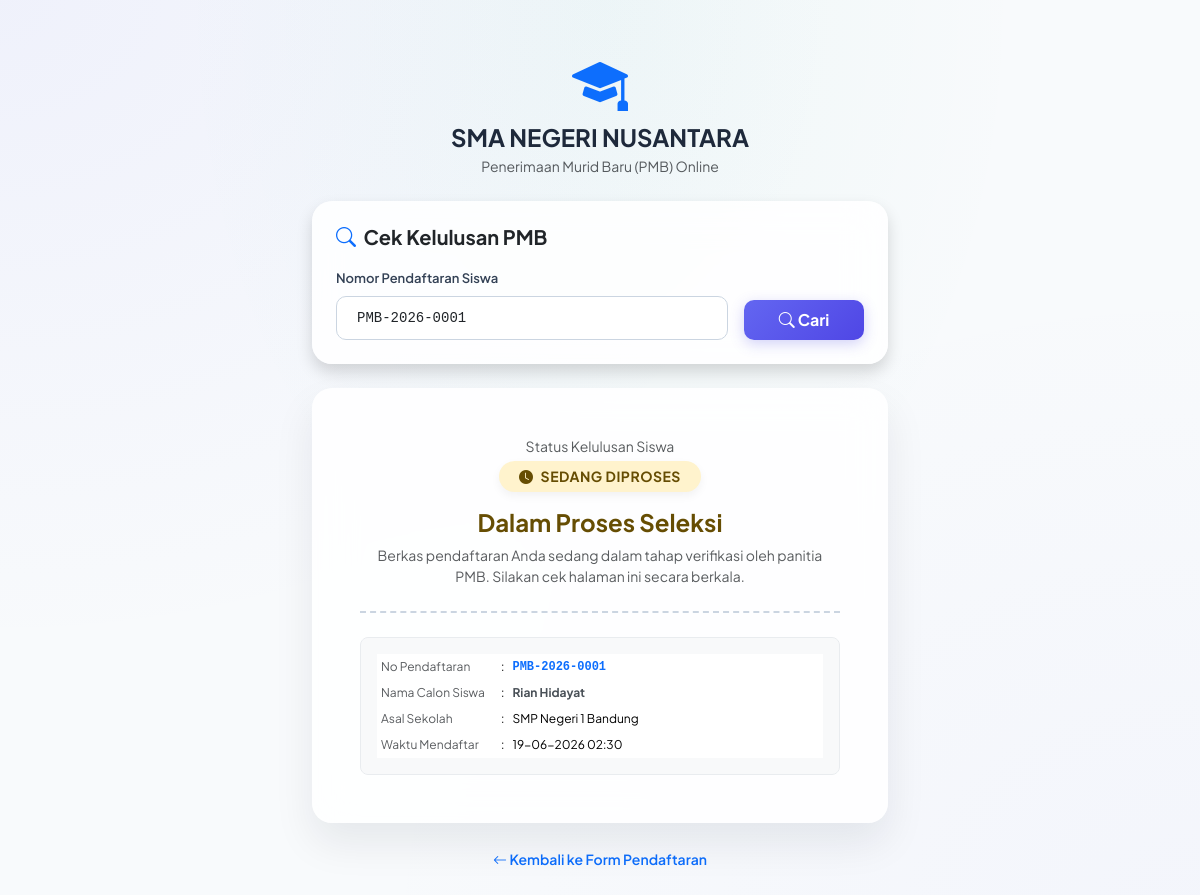
Page /pmb/status.php?no=PMB-2026-0001 on the committed database.
### tables this page shows
CREATE TABLE IF NOT EXISTS `pengaturan` (
  `id` INT PRIMARY KEY DEFAULT 1,
  `nama_sekolah` VARCHAR(100) NOT NULL,
  `alamat_sekolah` TEXT NOT NULL,
  `no_telp` VARCHAR(20) NOT NULL,
  `email_sekolah` VARCHAR(100) NOT NULL,
  `website` VARCHAR(100) DEFAULT NULL,
  `logo` VARCHAR(255) DEFAULT NULL,
  `nama_kepsek` VARCHAR(100) NOT NULL,
  `nip_kepsek` VARCHAR(50) NOT NULL,
  `nama_bendahara` VARCHAR(100) NOT NULL,
  `nip_bendahara` VARCHAR(50) NOT NULL,
  `nama_bank` VARCHAR(100) DEFAULT NULL,
  `nama_rekening` VARCHAR(100) DEFAULT NULL,
  `nomor_rekening` VARCHAR(50) DEFAULT NULL,
  `pmb_status` ENUM('Buka', 'Tutup') DEFAULT 'Tutup',
  `pmb_mulai` DATE DEFAULT NULL,
  `pmb_selesai` DATE DEFAULT NULL,
  `pmb_kuota` INT DEFAULT 100,
  CONSTRAINT `chk_single_row` CHECK (`id` = 1)
);

CREATE TABLE IF NOT EXISTS `pmb_pendaftar` (
  `id` INT AUTO_INCREMENT PRIMARY KEY,
  `no_pendaftaran` VARCHAR(25) UNIQUE NOT NULL,
  `nama` VARCHAR(100) NOT NULL,
  `jenis_kelamin` ENUM('L', 'P') NOT NULL,
  `tempat_lahir` VARCHAR(50) NOT NULL,
  `tanggal_lahir` DATE NOT NULL,
  `asal_sekolah` VARCHAR(100) NOT NULL,
  `nama_ortu` VARCHAR(100) NOT NULL,
  `no_hp` VARCHAR(20) NOT NULL,
  `alamat` TEXT NOT NULL,
  `status` ENUM('Pending', 'Diterima', 'Ditolak') NOT NULL DEFAULT 'Pending',
  `dokumen_bukti` VARCHAR(255) DEFAULT NULL,
  `token` VARCHAR(64) UNIQUE NOT NULL,
  `siswa_id` INT DEFAULT NULL,
  `pmb_akun_id` INT DEFAULT NULL,
  `catatan_panitia` TEXT DEFAULT NULL,
  `created_at` TIMESTAMP DEFAULT CURRENT_TIMESTAMP,
  FOREIGN KEY (`siswa_id`) REFERENCES `siswa`(`id`) ON DELETE SET NULL,
  FOREIGN KEY (`pmb_akun_id`) REFERENCES `pmb_akun`(`id`) ON DELETE CASCADE
);

### pmb/status.php (the view, shortened to what this page needs)
<?php
$path_prefix = '../';
require_once $path_prefix . 'config/db.php';
$no_pendaftaran = isset($_GET['no']) ? trim($_GET['no']) : '';
$pendaftar = null;
$searched = false;
$error = '';
$settings = null;
try {
    $settings = $pdo->query("SELECT * FROM pengaturan WHERE id = 1")->fetch();
} catch (PDOException $e) {
}
if (!empty($no_pendaftaran)) {
    $searched = true;
    try {
        $stmt = $pdo->prepare("SELECT * FROM pmb_pendaftar WHERE no_pendaftaran = ?");
        $stmt->execute([$no_pendaftaran]);
        $pendaftar = $stmt->fetch();
    } catch (PDOException $e) {
        $error = 'Kesalahan database: ' . $e->getMessage();
    }
}
?>
<!DOCTYPE html>
<html lang="id">
<head>
    <link href="https://cdn.jsdelivr.net/npm/bootstrap@5.3.2/dist/css/bootstrap.min.css" rel="stylesheet">
    <link href="https://cdn.jsdelivr.net/npm/bootstrap-icons@1.11.2/font/bootstrap-icons.min.css" rel="stylesheet">
</head>
<body class="py-4 py-md-5">
<div class="container" style="max-width: 600px;">
    <div class="text-center mb-4">
        <?php if (!empty($settings['logo']) && file_exists('../' . $settings['logo'])): ?>
            <img src="../<?php echo htmlspecialchars($settings['logo']); ?>" alt="Logo" style="height: 60px;" class="mb-2">
        <?php else: ?>
            <i class="bi bi-mortarboard-fill text-primary display-4 mb-2 d-inline-block"></i>
        <?php endif; ?>
        <h4 class="fw-bold mb-1"><?php echo htmlspecialchars($settings['nama_sekolah'] ?? 'Master Data Sekolah'); ?></h4>
        <p class="text-muted small">Penerimaan Murid Baru (PMB) Online</p>
    </div>
    <div class="card pmb-card border-0 mb-4 p-4 shadow">
        <h5 class="fw-bold mb-3"><i class="bi bi-search text-primary me-1"></i> Cek Kelulusan PMB</h5>
        <form method="GET" action="">
            <div class="row g-3 align-items-end">
                <div class="col-12 col-md-9">
                    <label for="no" class="form-label">Nomor Pendaftaran Siswa</label>
                    <input type="text" class="form-control text-uppercase font-monospace" id="no" name="no" value="<?php echo htmlspecialchars($no_pendaftaran); ?>" placeholder="Contoh: PMB-2026-0001" required autocomplete="off">
                </div>
                <div class="col-12 col-md-3">
                    <button type="submit" class="btn btn-primary w-100 fw-bold py-2"><i class="bi bi-search"></i> Cari</button>
                </div>
            </div>
        </form>
    </div>
    <?php if ($searched): ?>
        <?php if (!empty($error)): ?>
            <div class="alert alert-danger py-3 shadow-sm rounded-3 border-danger border-opacity-10 d-flex gap-2 align-items-center" role="alert">
                <i class="bi bi-exclamation-triangle-fill fs-5 text-danger"></i>
                <span class="small"><?php echo htmlspecialchars($error); ?></span>
            </div>
        <?php elseif ($pendaftar): ?>
            <div class="card pmb-card border-0 p-4 p-md-5">
                <div class="status-header text-center mb-4 pb-4">
                    <span class="text-muted small d-block mb-1">Status Kelulusan Siswa</span>
                    <?php if ($pendaftar['status'] === 'Diterima'): ?>
                        <div class="mb-3">
                            <span class="badge bg-success-subtle text-success status-badge text-uppercase"><i class="bi bi-check-circle-fill me-1"></i> Diterima</span>
                        </div>
                        <h4 class="fw-bold text-success mb-2">Selamat, Anda Lulus PMB!</h4>
                        <p class="text-muted small mb-0">Selamat bergabung di **<?php echo htmlspecialchars($settings['nama_sekolah'] ?? 'sekolah kami'); ?>**. Silakan hubungi tata usaha untuk penyelesaian administrasi daftar ulang.</p>
                    <?php else: ?>
                        <div class="mb-3">
                            <span class="badge bg-warning-subtle text-warning-emphasis status-badge text-uppercase"><i class="bi bi-clock-fill me-1"></i> Sedang Diproses</span>
                        </div>
                        <h4 class="fw-bold text-warning-emphasis mb-2">Dalam Proses Seleksi</h4>
                        <p class="text-muted small mb-0">Berkas pendaftaran Anda sedang dalam tahap verifikasi oleh panitia PMB. Silakan cek halaman ini secara berkala.</p>
                    <?php endif; ?>
                </div>
                <div class="table-responsive bg-light p-3 rounded-3 border border-light-subtle small mb-0">
                    <table class="table table-sm table-borderless mb-0" style="font-size: 12px;">
                        <tr>
                            <td class="text-muted py-1" style="width: 120px;">No Pendaftaran</td>
                            <td class="py-1" style="width: 10px;">:</td>
                            <td class="fw-bold font-monospace py-1 text-primary"><?php echo htmlspecialchars($pendaftar['no_pendaftaran']); ?></td>
                        </tr>
                        <tr>
                            <td class="text-muted py-1">Nama Calon Siswa</td>
                            <td class="py-1">:</td>
                            <td class="fw-bold text-dark-emphasis py-1"><?php echo htmlspecialchars($pendaftar['nama']); ?></td>
                        </tr>
                        <tr>
                            <td class="text-muted py-1">Asal Sekolah</td>
                            <td class="py-1">:</td>
                            <td class="py-1"><?php echo htmlspecialchars($pendaftar['asal_sekolah']); ?></td>
                        </tr>
                        <tr>
                            <td class="text-muted py-1">Waktu Mendaftar</td>
                            <td class="py-1">:</td>
                            <td class="py-1"><?php echo date('d-m-Y H:i', strtotime($pendaftar['created_at'])); ?></td>
                        </tr>
                    </table>
                </div>
            </div>
        <?php endif; ?>
    <?php endif; ?>
    <div class="text-center mt-4 no-print">
        <a href="daftar.php" class="text-decoration-none small fw-semibold"><i class="bi bi-arrow-left"></i> Kembali ke Form Pendaftaran</a>
    </div>
</div>
</body>
</html>

### pmb/status.php (style rules this page uses)
:root { --primary-color: #4f46e5; --primary-gradient: linear-gradient(135deg, #6366f1 0%, #4f46e5 100%); --card-shadow: 0 20px 40px rgba(15, 23, 42, 0.08); }
body { background-color: #f8fafc; background-image: radial-gradient(at 0% 0%, rgba(99, 102, 241, 0.06) 0px, transparent 50%), radial-gradient(at 50% 0%, rgba(16, 185, 129, 0.04) 0px, transparent 50%), radial-gradient(at 100% 100%, rgba(99, 102, 241, 0.03) 0px, transparent 50%); min-height: 100vh; font-family: 'Plus Jakarta Sans', system-ui, -apple-system, sans-serif; color: #1e293b; }
.pmb-card { background: rgba(255, 255, 255, 0.85); backdrop-filter: blur(20px); border-radius: 20px; box-shadow: var(--card-shadow); border: 1px solid rgba(255, 255, 255, 0.5); overflow: hidden; }
.form-label { font-weight: 600; color: #334155; font-size: 13px; }
.form-control { border-radius: 10px; padding: 0.65rem 1.25rem; border-color: #cbd5e1; font-size: 14px; }
.btn-primary { background: var(--primary-gradient); border: none; border-radius: 10px; font-weight: 600; padding: 0.65rem 1.5rem; box-shadow: 0 4px 14px rgba(79, 70, 229, 0.25); }
.status-header { border-bottom: 2px dashed #cbd5e1; padding-bottom: 20px; position: relative; }
.status-badge { font-size: 14px; padding: 8px 20px; border-radius: 50px; font-weight: 700; letter-spacing: 0.5px; box-shadow: 0 4px 10px rgba(0, 0, 0, 0.05); }

### rows in the picture
pengaturan: nama_sekolah "SMA NEGERI NUSANTARA"
pmb_pendaftar: no_pendaftaran "PMB-2026-0001", nama "Rian Hidayat", asal_sekolah "SMP Negeri 1 Bandung", created_at "19-06-2026 02:30"
